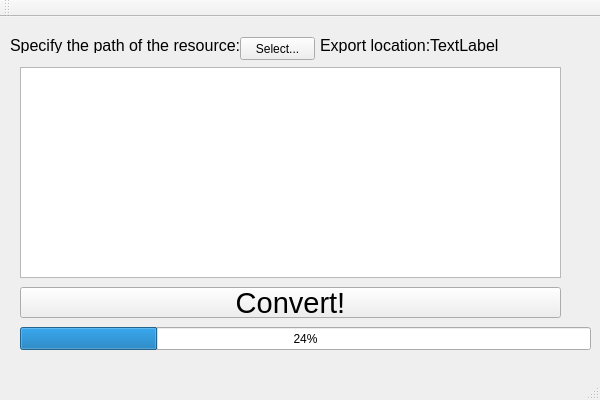
<?xml version="1.0" encoding="UTF-8"?>
<ui version="4.0">
 <class>ExporterClass</class>
 <widget class="QMainWindow" name="ExporterClass">
  <property name="geometry">
   <rect>
    <x>0</x>
    <y>0</y>
    <width>600</width>
    <height>400</height>
   </rect>
  </property>
  <property name="windowTitle">
   <string>Exporter</string>
  </property>
  <widget class="QWidget" name="centralWidget">
   <widget class="QLabel" name="dummy1">
    <property name="geometry">
     <rect>
      <x>10</x>
      <y>20</y>
      <width>241</width>
      <height>16</height>
     </rect>
    </property>
    <property name="font">
     <font>
      <pointsize>12</pointsize>
     </font>
    </property>
    <property name="text">
     <string>Specify the path of the resource:</string>
    </property>
   </widget>
   <widget class="QPushButton" name="pushButton">
    <property name="geometry">
     <rect>
      <x>240</x>
      <y>20</y>
      <width>75</width>
      <height>23</height>
     </rect>
    </property>
    <property name="text">
     <string>Select...</string>
    </property>
   </widget>
   <widget class="QListWidget" name="files">
    <property name="geometry">
     <rect>
      <x>20</x>
      <y>50</y>
      <width>541</width>
      <height>211</height>
     </rect>
    </property>
   </widget>
   <widget class="QLabel" name="dummy2">
    <property name="geometry">
     <rect>
      <x>320</x>
      <y>20</y>
      <width>121</width>
      <height>16</height>
     </rect>
    </property>
    <property name="font">
     <font>
      <pointsize>12</pointsize>
     </font>
    </property>
    <property name="text">
     <string>Export location:</string>
    </property>
   </widget>
   <widget class="QLabel" name="exportLocation">
    <property name="geometry">
     <rect>
      <x>430</x>
      <y>20</y>
      <width>121</width>
      <height>16</height>
     </rect>
    </property>
    <property name="font">
     <font>
      <pointsize>12</pointsize>
     </font>
    </property>
    <property name="text">
     <string>TextLabel</string>
    </property>
   </widget>
   <widget class="QProgressBar" name="progressBar">
    <property name="geometry">
     <rect>
      <x>20</x>
      <y>310</y>
      <width>571</width>
      <height>23</height>
     </rect>
    </property>
    <property name="value">
     <number>24</number>
    </property>
   </widget>
   <widget class="QPushButton" name="convert">
    <property name="geometry">
     <rect>
      <x>20</x>
      <y>270</y>
      <width>541</width>
      <height>31</height>
     </rect>
    </property>
    <property name="font">
     <font>
      <pointsize>22</pointsize>
     </font>
    </property>
    <property name="text">
     <string>Convert!</string>
    </property>
   </widget>
  </widget>
  <widget class="QMenuBar" name="menuBar">
   <property name="geometry">
    <rect>
     <x>0</x>
     <y>0</y>
     <width>600</width>
     <height>21</height>
    </rect>
   </property>
  </widget>
  <widget class="QToolBar" name="mainToolBar">
   <attribute name="toolBarArea">
    <enum>TopToolBarArea</enum>
   </attribute>
   <attribute name="toolBarBreak">
    <bool>false</bool>
   </attribute>
  </widget>
  <widget class="QStatusBar" name="statusBar"/>
 </widget>
 <layoutdefault spacing="6" margin="11"/>
 <resources>
  <include location="Exporter.qrc"/>
 </resources>
 <connections/>
</ui>
